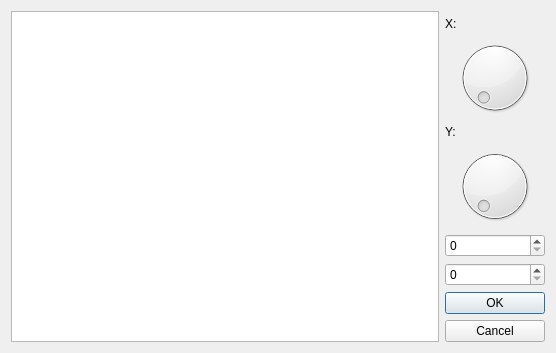
<?xml version="1.0" encoding="UTF-8"?>
<ui version="4.0">
 <class>skewdialog</class>
 <widget class="QDialog" name="skewdialog">
  <property name="geometry">
   <rect>
    <x>0</x>
    <y>0</y>
    <width>556</width>
    <height>353</height>
   </rect>
  </property>
  <property name="windowTitle">
   <string>Skew</string>
  </property>
  <layout class="QGridLayout" name="gridLayout_2">
   <item row="0" column="0">
    <layout class="QGridLayout" name="gridLayout">
     <item row="0" column="0" rowspan="9">
      <widget class="QGraphicsView" name="graphicsView"/>
     </item>
     <item row="4" column="1">
      <widget class="QDial" name="dial_2">
       <property name="maximum">
        <number>50</number>
       </property>
      </widget>
     </item>
     <item row="5" column="1">
      <widget class="QSpinBox" name="spinBox_2">
       <property name="maximum">
        <number>50</number>
       </property>
      </widget>
     </item>
     <item row="6" column="1">
      <widget class="QSpinBox" name="spinBox">
       <property name="maximum">
        <number>50</number>
       </property>
      </widget>
     </item>
     <item row="7" column="1">
      <widget class="QPushButton" name="pushButton_2">
       <property name="text">
        <string>OK</string>
       </property>
      </widget>
     </item>
     <item row="8" column="1">
      <widget class="QPushButton" name="pushButton">
       <property name="text">
        <string>Cancel</string>
       </property>
      </widget>
     </item>
     <item row="3" column="1">
      <widget class="QLabel" name="label">
       <property name="text">
        <string>Y:</string>
       </property>
      </widget>
     </item>
     <item row="1" column="1">
      <widget class="QLabel" name="label_2">
       <property name="text">
        <string>X:</string>
       </property>
      </widget>
     </item>
     <item row="2" column="1">
      <widget class="QDial" name="dial">
       <property name="autoFillBackground">
        <bool>false</bool>
       </property>
       <property name="maximum">
        <number>50</number>
       </property>
      </widget>
     </item>
    </layout>
   </item>
  </layout>
 </widget>
 <resources/>
 <connections>
  <connection>
   <sender>dial</sender>
   <signal>valueChanged(int)</signal>
   <receiver>spinBox_2</receiver>
   <slot>setValue(int)</slot>
   <hints>
    <hint type="sourcelabel">
     <x>492</x>
     <y>87</y>
    </hint>
    <hint type="destinationlabel">
     <x>499</x>
     <y>252</y>
    </hint>
   </hints>
  </connection>
  <connection>
   <sender>spinBox_2</sender>
   <signal>valueChanged(int)</signal>
   <receiver>dial</receiver>
   <slot>setValue(int)</slot>
   <hints>
    <hint type="sourcelabel">
     <x>462</x>
     <y>248</y>
    </hint>
    <hint type="destinationlabel">
     <x>461</x>
     <y>96</y>
    </hint>
   </hints>
  </connection>
  <connection>
   <sender>dial_2</sender>
   <signal>valueChanged(int)</signal>
   <receiver>spinBox</receiver>
   <slot>setValue(int)</slot>
   <hints>
    <hint type="sourcelabel">
     <x>525</x>
     <y>196</y>
    </hint>
    <hint type="destinationlabel">
     <x>533</x>
     <y>276</y>
    </hint>
   </hints>
  </connection>
  <connection>
   <sender>spinBox</sender>
   <signal>valueChanged(int)</signal>
   <receiver>dial_2</receiver>
   <slot>setValue(int)</slot>
   <hints>
    <hint type="sourcelabel">
     <x>480</x>
     <y>275</y>
    </hint>
    <hint type="destinationlabel">
     <x>477</x>
     <y>212</y>
    </hint>
   </hints>
  </connection>
 </connections>
</ui>
